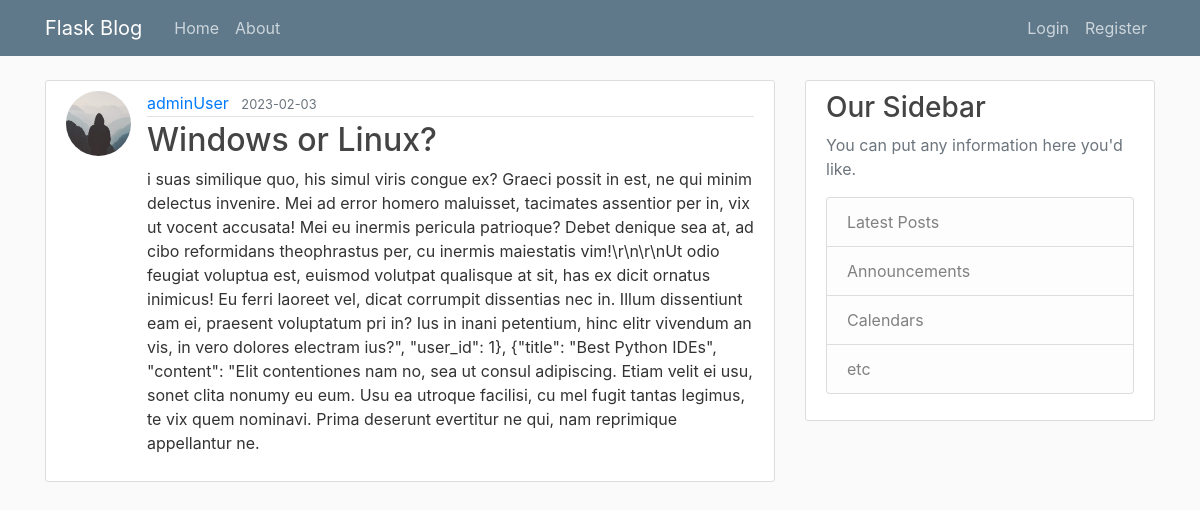
The app's page /post/4 with its own data.
### flaskblog/models.py (models this page shows, shortened)
class User(db.Model, UserMixin):
    id = db.Column(db.Integer, primary_key=True)
    username = db.Column(db.String(20), unique=True, nullable=False)
    email = db.Column(db.String(120), unique=True, nullable=False)
    image = db.Column(db.String(120), nullable=False, default='default.jpg')
    password = db.Column(db.String(60), nullable=False)
    posts = db.relationship('Post', backref='author', lazy=True)

class Post(db.Model):
    id = db.Column(db.Integer, primary_key=True)
    title = db.Column(db.String(100), nullable=False)
    date_posted = db.Column(db.DateTime, nullable=False, default=datetime.utcnow)
    content = db.Column(db.Text, nullable=False)
    user_id = db.Column(db.Integer, db.ForeignKey('user.id'), nullable=False)

### flaskblog/routes.py (the view)
@app.route("/post/<int:post_id>")
def post(post_id):
    post = Post.query.get_or_404(post_id)
    return render_template('post.html', title='post.title', post=post)

### flaskblog/templates/post.html (shortened to what this page needs)
{% extends "layout.html" %}
{% block content %}
    <article class="media content-section">
        <img class="rounded-circle article-img" src="{{ url_for('static', filename='profile_pics/' + post.author.image) }}">
        <div class="media-body">
            <div class="article-metadata">
                <a class="mr-2" href="{{ url_for('user_posts', username=post.author.username) }}">{{ post.author.username }}</a>
                <small class="text-muted">{{ post.date_posted.strftime('%Y-%m-%d') }}</small>
            </div>
            <h2 class="article-title">{{ post.title }}</h2>
            <p class="article-content">{{ post.content }}</p>
        </div>
    </article>
    {% endblock content %}

### flaskblog/static/main.css (style rules this page uses)
body { background: #fafafa; color: #333333; margin-top: 5rem; }
h1, h2, h3, h4, h5, h6 { color: #444444; }
.content-section { background: #ffffff; padding: 10px 20px; border: 1px solid #dddddd; border-radius: 3px; margin-bottom: 20px; }
.article-title { color: #444444; }
.article-content { white-space: pre-line; }
.article-img { height: 65px; width: 65px; margin-right: 16px; }
.article-metadata { padding-bottom: 1px; margin-bottom: 4px; border-bottom: 1px solid #e3e3e3 }

### records on screen
User: image (placeholder picture), author.username "adminUser"
Post: date_posted "2023-02-03", title "Windows or Linux?", content "i suas similique quo, his simul viris congue ex? Graeci possit in est, ne qui minim delectus invenire. Mei ad error homero maluisset, tacimates assentior per in, vix ut vocent accusata! Mei eu inermis pericula patrioque? Debet denique sea at, ad cibo reformidans theophrastus per, cu inermis maiestatis vim!\\r\\n\\r\\nUt odio feugiat voluptua est, euismod volutpat qualisque at sit, has ex dicit ornatus inimicus! Eu ferri laoreet vel, dicat corrumpit dissentias nec in. Illum dissentiunt eam ei, praesent voluptatum pri in? Ius in inani petentium, hinc elitr vivendum an vis, in vero dolores electram ius?\", \"user_id\": 1}, {\"title\": \"Best Python IDEs\", \"content\": \"Elit contentiones nam no, sea ut…"
